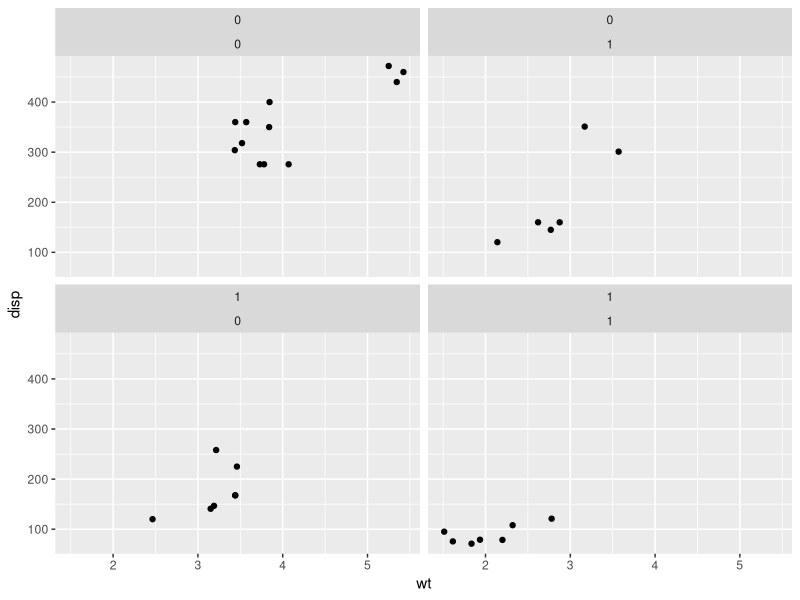
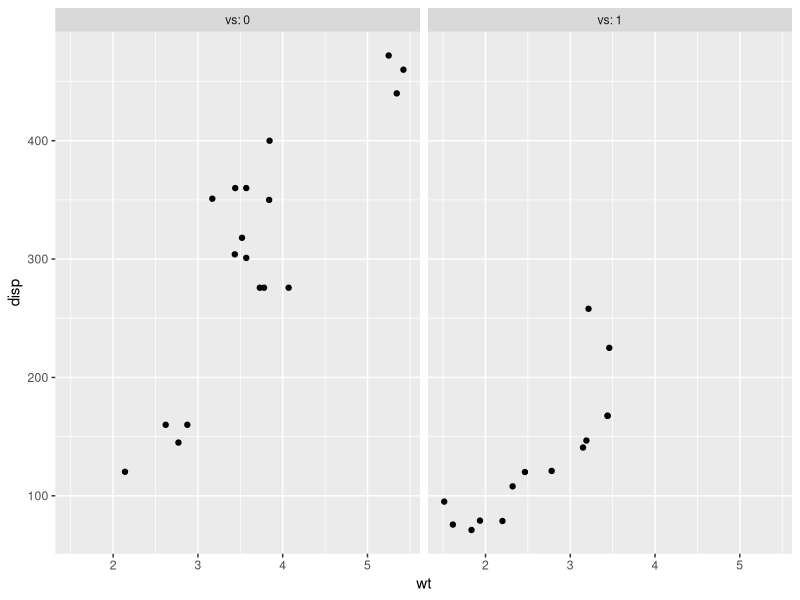
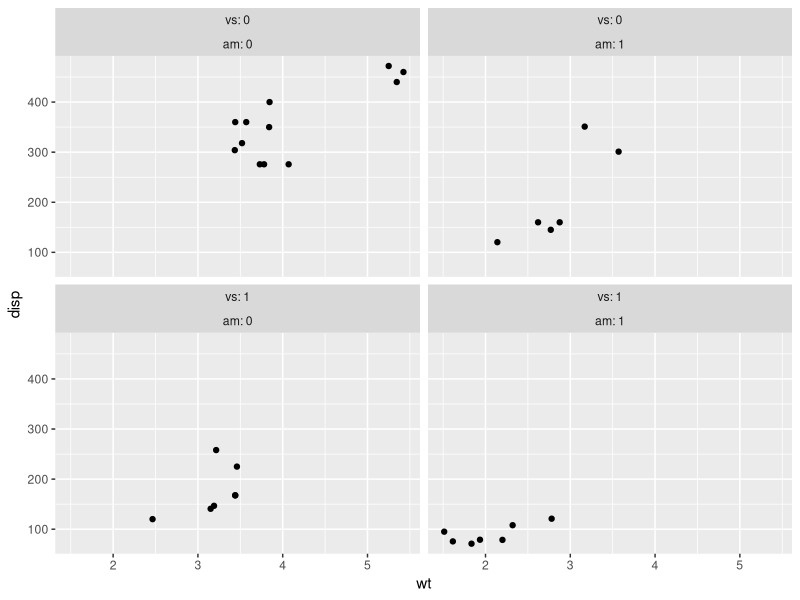
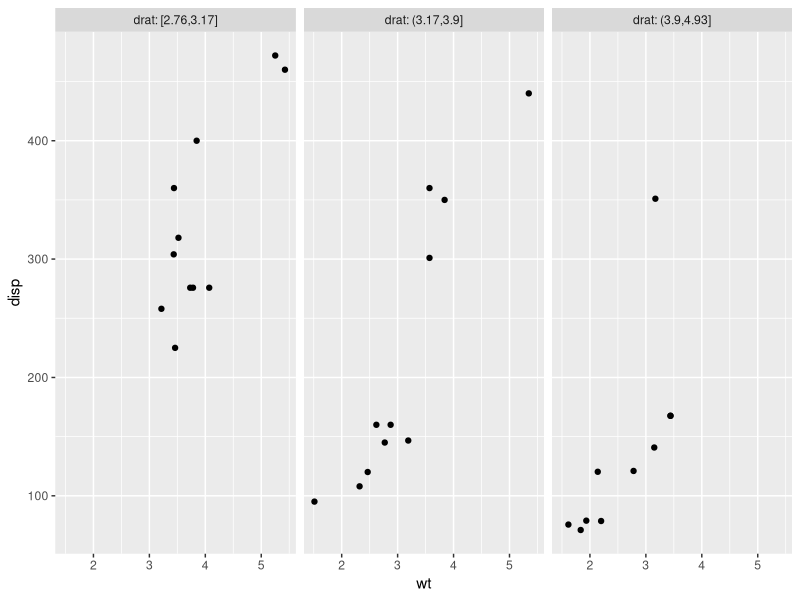
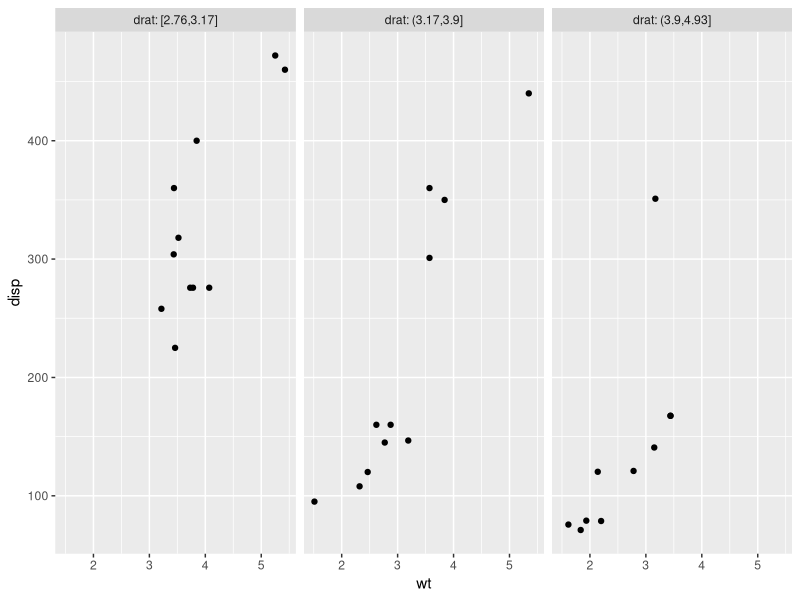

Write R code to recreate these figures, in order.
library(ggplot2)


### Name: vars
### Title: Quote faceting variables
### Aliases: vars

### ** Examples

p <- ggplot(mtcars, aes(wt, disp)) + geom_point()
p + facet_wrap(vars(vs, am))

# vars() makes it easy to pass variables from wrapper functions:
wrap_by <- function(...) {
  facet_wrap(vars(...), labeller = label_both)
}
p + wrap_by(vs)
p + wrap_by(vs, am)

# You can also supply expressions to vars(). In this case it's often a
# good idea to supply a name as well:
p + wrap_by(drat = cut_number(drat, 3))

# Let's create another function for cutting and wrapping a
# variable. This time it will take a named argument instead of dots,
# so we'll have to use the "enquote and unquote" pattern:
wrap_cut <- function(var, n = 3) {
  # Let's enquote the named argument `var` to make it auto-quoting:
  var <- enquo(var)

  # `quo_name()` will create a nice default name:
  nm <- quo_name(var)

  # Now let's unquote everything at the right place. Note that we also
  # unquote `n` just in case the data frame has a column named
  # `n`. The latter would have precedence over our local variable
  # because the data is always masking the environment.
  wrap_by(!!nm := cut_number(!!var, !!n))
}

# Thanks to tidy eval idioms we now have another useful wrapper:
p + wrap_cut(drat)
